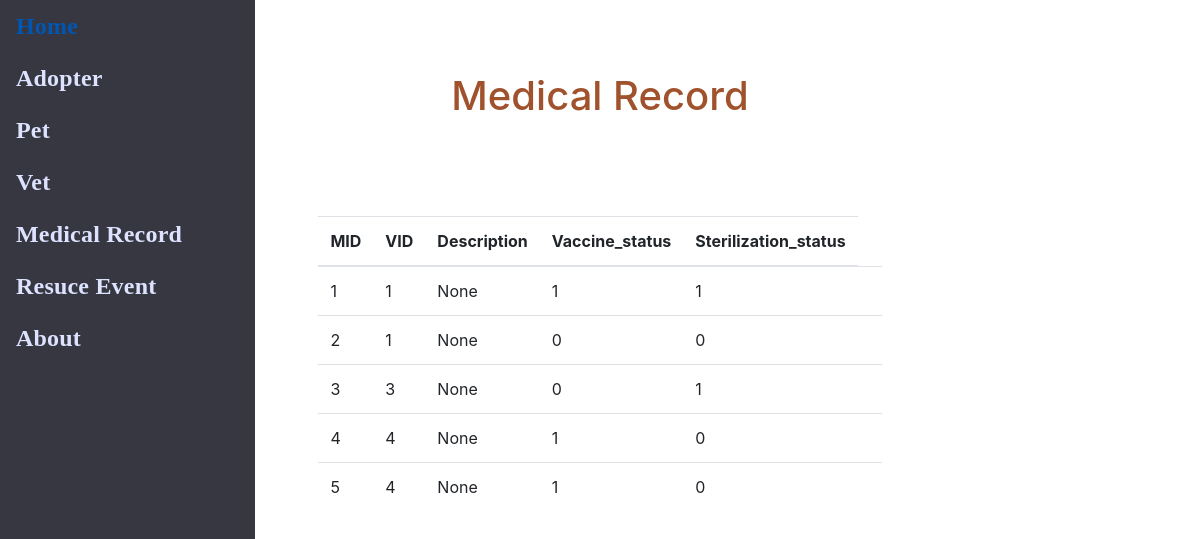
Screenshot of /MedicalRecord.php with the database file from the repository.
### tables this page shows
CREATE TABLE MedicalRecord_manage(
MID INTEGER PRIMARY KEY,
VID INTEGER NOT NULL,
Description Char(100),
Vaccine_status boolean not null default 0,
Sterilization_status boolean not null default 0,
FOREIGN KEY (VID) REFERENCES Vet(VID) ON DELETE NO ACTION ON UPDATE CASCADE
);

### MedicalRecord.php (the view, shortened to what this page needs)
<!DOCTYPE html>
<html>
    <head>
    <link rel="stylesheet" href="https://maxcdn.bootstrapcdn.com/bootstrap/4.5.2/css/bootstrap.min.css">
     <link rel="stylesheet" href="./CSS/style.css" />
    <body>
    <div class="row justify-content-center">
        <form action="processRecord.php" method="POST">
            <div class="form-group">
    <br>
    <br>
    <br>
<h1 style= "text-align: center;
                      color:#a0522d;" >Medical Record </h1>
                      <br>
                      <br>
                      <br>
	<div class="nav">
      <ul class="nav flex-column">
        <li class="nav-item">
          <a class="nav-link active navfont" href="./index.php">Home</a>
        </li>
        <li class="nav-item">
          <a class="nav-link navfont" href="./AdopterManage.php">Adopter</a>
        </li>
        <li class="nav-item">
	<a class="nav-link navfont" href="./Pet.php">Pet</a>
        </li>
        <li class="nav-item">
          <a class="nav-link navfont" href="./vet.php">Vet</a>
        </li>
        <li class="nav-item">
          <a class="nav-link navfont" href="./MedicalRecord.php">Medical Record</a>
        </li>
        <li class="nav-item">
          <a class="nav-link navfont" href="./RescueEvent.php">Resuce Event</a>
        </li>
        <li class="nav-item">
          <a class="nav-link navfont" href="./About.php">About</a>
        </li>
      </ul>
    </div>
    </div>
    <?php require_once 'processRecord.php'; ?>
    <div class="container">
    <div class="row justify-content-center">
            <table class="table">
                    <thead>
                        <tr>
			    <th>MID</th>
                            <th>VID</th>
                            <th>Description</th>
			    <th>Vaccine_status</th>
			    <th>Sterilization_status</th>
                        </tr>
                    </thead>
            <?php
            $mysqli = new mysqli('localhost','root','root','project') or die(mysqli_error($mysqli));
            $result = $mysqli->query("SELECT * FROM medicalrecord_manage ") or die($mysqli->error);
            ?>
<?php
            while ($row = $result->fetch_assoc()): ?>
                    <tr>
                        <td><?php echo $row['MID']; ?></td>
			<td><?php echo $row['VID']; ?></td>
                        <td><?php echo $row['Description']; ?></td>
                        <td><?php echo $row['Vaccine_status']; ?></td>
			<td><?php echo $row['Sterilization_status']; ?></td>
                        <td>
                        </td>
                    </tr>
                <?php endwhile; ?>
                </table>
            </div>
        </div>
    </div>
    </body>
    </html>

### CSS/style.css (style rules this page uses)
.nav { position: absolute; width: 255px; height: 100%; left: 0px; top: 0px; background: #363740; }
.navfont { font-family: "Mulish"; font-style: bold; font-weight: bold; font-size: 24px; letter-spacing: 0.2px; color: #dde2ff; }

### rows the page displays
medicalrecord_manage: MID "1", VID "1", Description "None", Vaccine_status "1", Sterilization_status "1"
medicalrecord_manage: MID "2", VID "1", Description "None", Vaccine_status "0", Sterilization_status "0"
medicalrecord_manage: MID "3", VID "3", Description "None", Vaccine_status "0", Sterilization_status "1"
medicalrecord_manage: MID "4", VID "4", Description "None", Vaccine_status "1", Sterilization_status "0"
medicalrecord_manage: MID "5", VID "4", Description "None", Vaccine_status "1", Sterilization_status "0"
